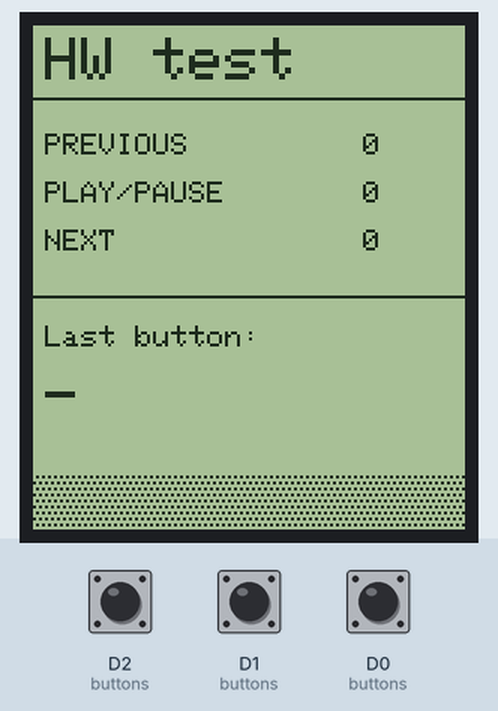
Simulated run of this sketch. Board: ESP8266 (NodeMCU). On the bench: 144×168 one-colour display. The inputs (shaded band) are chosen by the test bench; at power-on: D2 (buttons) HIGH, D1 (buttons) HIGH, D0 (buttons) HIGH. What the sketch prints to the serial monitor is not drawn.

Above: at 1.2 s.
1.3 s: D2 (buttons) pulled LOW for 0.15 s
At 2.5 s:
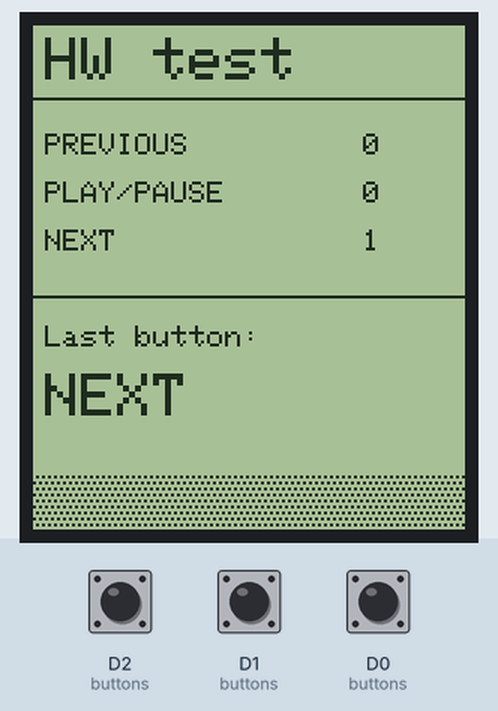
2.9 s: D1 (buttons) pulled LOW for 0.15 s
At 3.9 s:
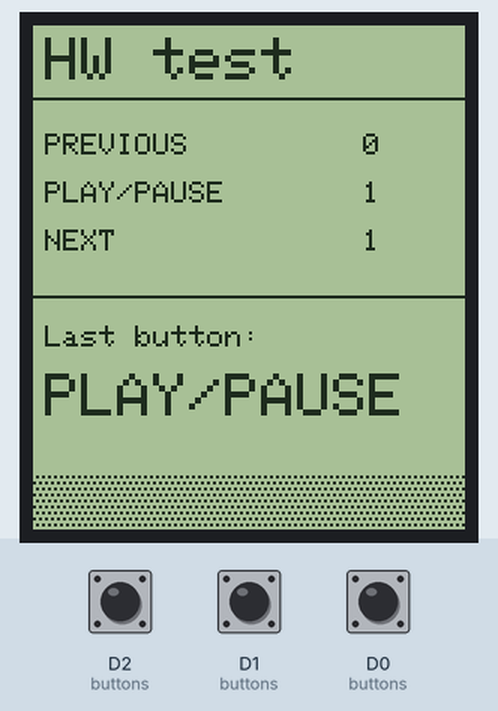
4.5 s: D0 (buttons) pulled LOW for 0.15 s
At 5.0 s:
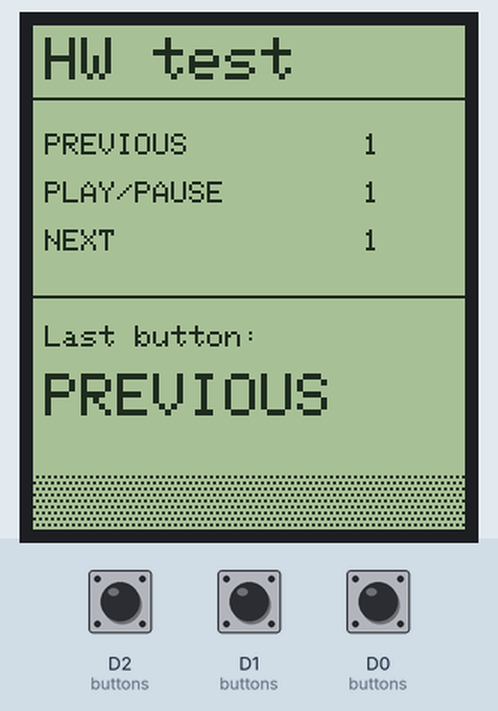
6.1 s: D2 (buttons) pulled LOW for 1 s
At 7.4 s:
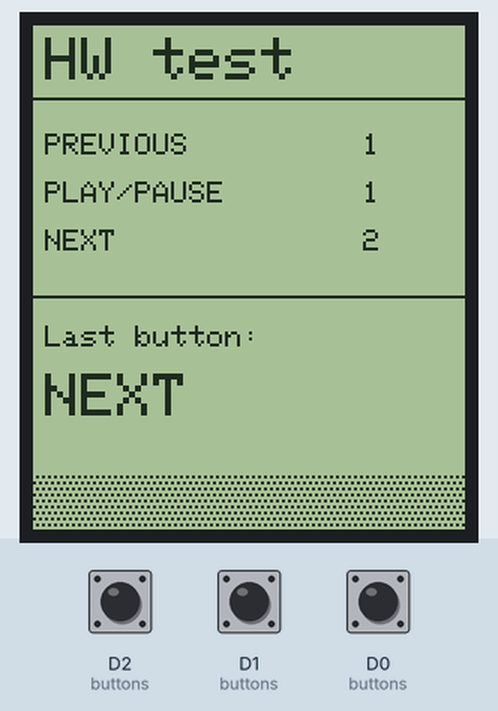
8.6 s: D2 (buttons) pulled LOW for 0.15 s
10.2 s: D1 (buttons) pulled LOW for 1 s
At 11.7 s:
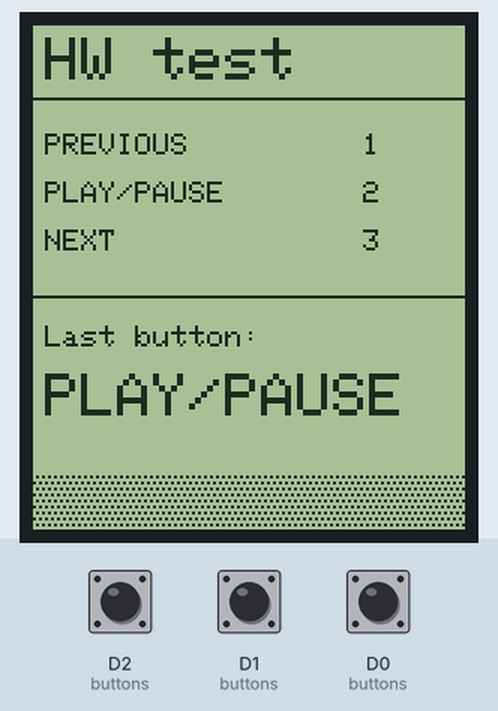
Timing chart, 0 to 13.2 s (numbered marks = the images above; inputs shaded):
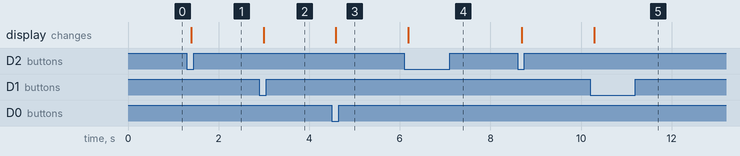

The sketch:

hardware_test.ino
```cpp
// Mini Mando - hardware test (no Bluetooth)
// Checks the Sharp Memory display and the three buttons on the breadboard.
// Wiring: CLK->D8, DI->D10, CS->D3, VIN->3V3, GND->GND
//         buttons: D0 (previous), D1 (play/pause), D2 (next), other leg to GND

#include <Adafruit_GFX.h>
#include <Adafruit_SharpMem.h>

#define PIN_SCK   D8
#define PIN_MOSI  D10
#define PIN_CS    D3

#define BTN_PREV  D0
#define BTN_PLAY  D1
#define BTN_NEXT  D2

#define BLACK 0
#define WHITE 1

Adafruit_SharpMem display(PIN_SCK, PIN_MOSI, PIN_CS, 144, 168);

const uint8_t buttons[3] = { BTN_PREV, BTN_PLAY, BTN_NEXT };
const char* names[3] = { "PREVIOUS", "PLAY/PAUSE", "NEXT" };
uint16_t presses[3] = { 0, 0, 0 };
bool wasDown[3] = { false, false, false };

void draw(int last) {
  display.clearDisplayBuffer();  // clear only in memory, so the screen doesn't flash
  display.setTextColor(BLACK);

  display.setTextSize(2);
  display.setCursor(4, 4);
  display.print("HW test");
  display.drawFastHLine(0, 24, 144, BLACK);

  display.setTextSize(1);
  for (int i = 0; i < 3; i++) {
    display.setCursor(4, 36 + i * 16);
    display.print(names[i]);
    display.setCursor(110, 36 + i * 16);
    display.print(presses[i]);
  }

  display.drawFastHLine(0, 90, 144, BLACK);
  display.setCursor(4, 100);
  display.print("Last button:");
  display.setTextSize(2);
  display.setCursor(4, 116);
  display.print(last < 0 ? "-" : names[last]);

  // Checkerboard corner: if it shows, every pixel row is being drawn
  for (int y = 150; y < 168; y += 2)
    for (int x = 0; x < 144; x += 2)
      display.drawPixel(x + ((y / 2) % 2), y, BLACK);

  display.refresh();
}

void setup() {
  Serial.begin(115200);
  for (int i = 0; i < 3; i++) pinMode(buttons[i], INPUT_PULLUP);
  display.begin();
  draw(-1);
}

void loop() {
  for (int i = 0; i < 3; i++) {
    bool down = digitalRead(buttons[i]) == LOW;
    if (down && !wasDown[i]) {
      presses[i]++;
      Serial.print("Pressed: ");
      Serial.println(names[i]);
      draw(i);
    }
    wasDown[i] = down;
  }
  delay(20);  // simple debounce
}
```

Measured:
- after the input at 1.3 s, the display: changes after 0.09 s (image 1)
- after the input at 2.9 s, the display: changes after 0.09 s (image 2)
- after the input at 4.5 s, the display: changes after 0.09 s (image 3)
- after the input at 6.1 s, the display: changes after 0.09 s (image 4)
- after the input at 10.2 s, the display: changes after 0.09 s (image 5)
